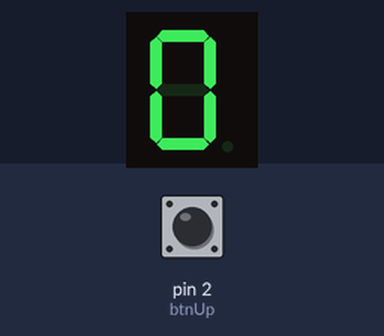
Simulated run of this sketch. Board: Arduino Uno, built with avr-gcc and run on an emulated ATmega328P. On the bench: 1-digit seven-segment display. Wiring (inferred from the names in the program): 1-digit 7-segment display, segments lit when HIGH: segments pin 7, pin 6, pin 5, pin 11, pin 10, pin 9, pin 8, pin 4. The test bench sets the inputs (shaded band); at power-on: pin 2 (btnUp) HIGH. The segment pins are drawn as the display they are named for.

Above: at 1.2 s.
1.3 s: pin 2 (btnUp) pulled LOW for 0.15 s
At 2.5 s:
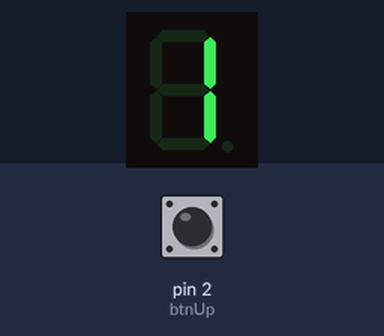
2.9 s: pin 2 (btnUp) pulled LOW for 1 s
At 3.9 s:
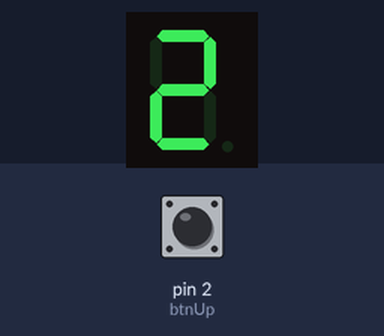
5.4 s: pin 2 (btnUp) pulled LOW for 0.15 s
At 5.8 s:
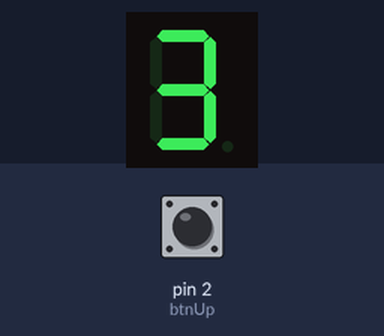
7.0 s: pin 2 (btnUp) pulled LOW for 1 s
At 8.2 s:
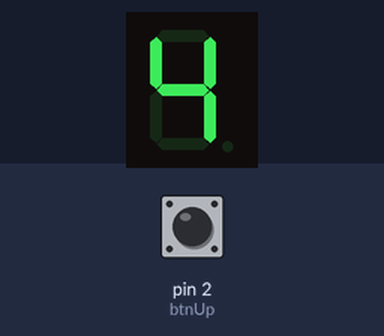
Timing chart, 0 to 10.0 s (numbered marks = the images above; inputs shaded):
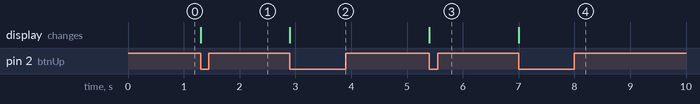

Measured:
- after the input at 1.3 s, the display: changes at once (image 1)
- after the input at 2.9 s, the display: changes at once (image 2)
- after the input at 5.4 s, the display: changes at once (image 3)
- after the input at 7.0 s, the display: changes at once (image 4)

The sketch:

input.ino
```cpp
#include <Arduino.h>

const int segmentPins[8] = {7, 6, 5, 11, 10, 9, 8, 4};
const int btnUp = 2;

byte digitPattern[16][8] = {
    {1,1,1,1,1,1,0,0}, // 0
    {0,1,1,0,0,0,0,0}, // 1
    {1,1,0,1,1,0,1,0}, // 2
    {1,1,1,1,0,0,1,0}, // 3
    {0,1,1,0,0,1,1,0}, // 4
    {1,0,1,1,0,1,1,0}, // 5
    {1,0,1,1,1,1,1,0}, // 6
    {1,1,1,0,0,0,0,0}, // 7
    {1,1,1,1,1,1,1,0}, // 8
    {1,1,1,1,0,0,1,1}, // 9
    {1,1,1,0,1,1,1,0}, // A
    {0,0,1,1,1,1,1,0}, // b
    {1,0,0,1,1,1,0,0}, // C
    {0,1,1,1,1,0,1,0}, // d
    {1,0,0,1,1,1,1,0}, // E
    {1,0,0,0,1,1,1,0}  // F
};

int currentDigit = 0;
bool lastUpState = HIGH;

void displayDigit(int num)
{
    for (int i = 0; i < 8; i++)
    {
        digitalWrite(segmentPins[i], digitPattern[num][i]);
    }
}

void setup()
{
    for (int i = 0; i < 8; i++)
    {
        pinMode(segmentPins[i], OUTPUT);
    }

    pinMode(btnUp, INPUT_PULLUP);
    displayDigit(currentDigit);
}

void loop(){
    bool upState = digitalRead(btnUp);
    if (lastUpState == HIGH && upState == LOW)
    {
        currentDigit++;
        if (currentDigit > 15){
            currentDigit = 0;
        }
        displayDigit(currentDigit);
    }

    lastUpState = upState;
}
```
